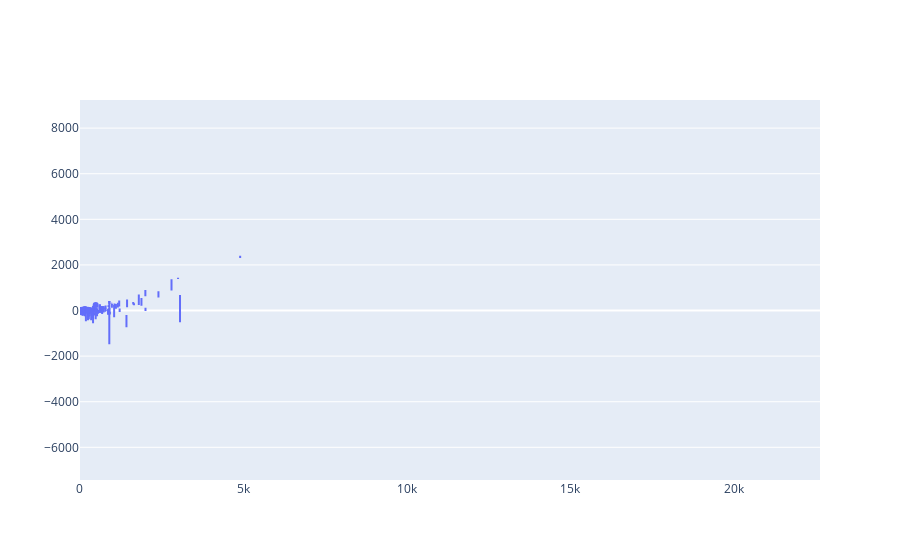
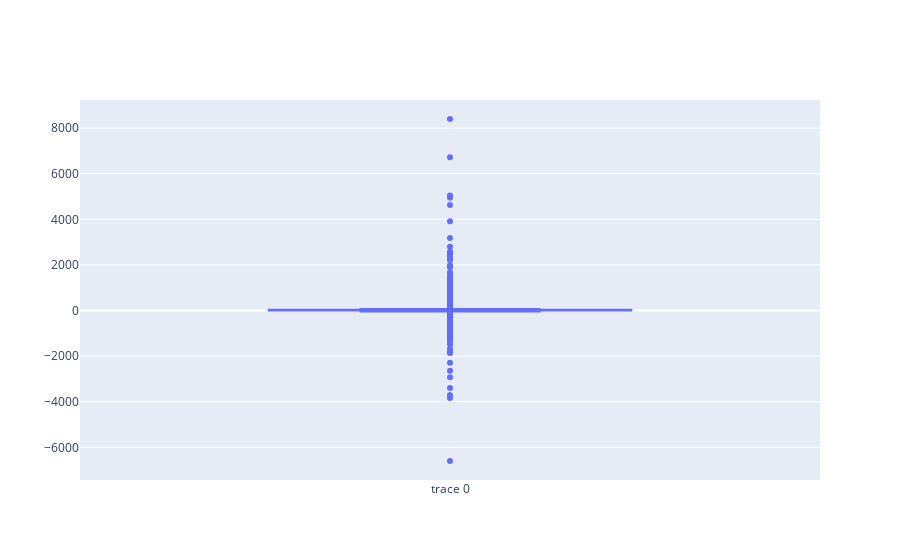

Write notebook code for charts like these, in order.
### Code cell
#box plot in Plotly
fig = go.Figure(data=go.Box(x=data.Sales,y=data.Profit))
fig.show()

fig = go.Figure(data=go.Box(y=data.Profit))
fig.show()

### Figure 1 — Plotly figure (JSON) as saved in the notebook; plotly's stock layout.template omitted (floating-point values rounded to 4 significant figures; data arrays with more than 128 entries replaced by an {"elided": "..."} marker saying what was removed)
{"data": [{"type": "box", "x": {"elided": "9994 float values"}, "y": {"elided": "9994 float values"}}], "layout": {}}

### Figure 2 — Plotly figure (JSON) as saved in the notebook; plotly's stock layout.template omitted (floating-point values rounded to 4 significant figures; data arrays with more than 128 entries replaced by an {"elided": "..."} marker saying what was removed)
{"data": [{"type": "box", "y": {"elided": "9994 float values"}}], "layout": {}}
